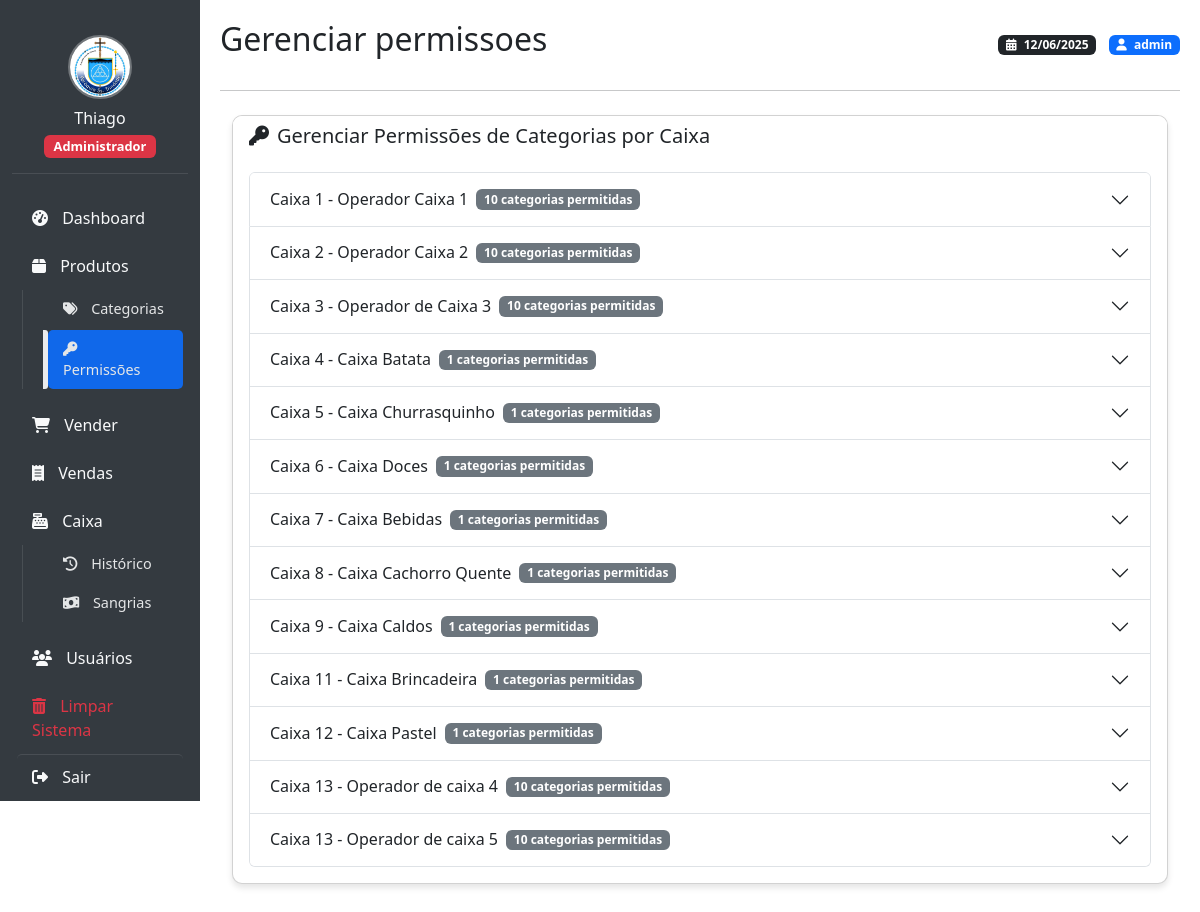
Screenshot of /produtos/gerenciar_permissoes.php (signed in) with the database file from the repository.
### tables this page shows
CREATE TABLE IF NOT EXISTS `usuarios` (
  `id` int(11) NOT NULL AUTO_INCREMENT,
  `nome` varchar(100) NOT NULL,
  `usuario` varchar(50) NOT NULL,
  `senha` varchar(255) NOT NULL,
  `caixa_numero` int(11) NOT NULL,
  `ativo` tinyint(1) DEFAULT 1,
  `ultimo_login` datetime DEFAULT NULL,
  `nivel` varchar(20) NOT NULL DEFAULT 'operador' COMMENT 'administrador ou operador',
  PRIMARY KEY (`id`),
  UNIQUE KEY `usuario` (`usuario`)
);

### produtos/gerenciar_permissoes.php (the view, shortened to what this page needs)
<?php
require_once '../db.php';
$sql_usuarios = "SELECT id, nome, usuario, caixa_numero FROM usuarios WHERE nivel = 'operador' AND ativo = 1 ORDER BY caixa_numero";
$result_usuarios = mysqli_query($conn, $sql_usuarios);
include_once '../header.php';
?>
<div class="container mt-4">
    <div class="row">
        <div class="col-md-12">
            <div class="card">
                <div class="card-header">
                    <h5 class="card-title mb-0">
                        <i class="fas fa-key me-2"></i>Gerenciar Permissões de Categorias por Caixa
                    </h5>
                </div>
                <div class="card-body">
                    <div class="accordion" id="accordionPermissoes">
                        <?php while ($usuario = mysqli_fetch_assoc($result_usuarios)): ?>
                            <?php
                            $usuario_id = $usuario['id'];
                            $sql_permissoes = "SELECT categoria FROM permissoes_categorias WHERE usuario_id = $usuario_id";
                            $result_permissoes = mysqli_query($conn, $sql_permissoes);
                            $permissoes_usuario = [];
                            while ($row = mysqli_fetch_assoc($result_permissoes)) {
                                $permissoes_usuario[] = $row['categoria'];
                            }
                            ?>
                            <div class="accordion-item">
                                <h2 class="accordion-header" id="heading<?php echo $usuario['id']; ?>">
                                    <button class="accordion-button collapsed" type="button" data-bs-toggle="collapse"
                                            data-bs-target="#collapse<?php echo $usuario['id']; ?>">
                                        Caixa <?php echo $usuario['caixa_numero']; ?> - <?php echo $usuario['nome']; ?>
                                        <span class="badge bg-secondary ms-2">
                                            <?php echo count($permissoes_usuario); ?> categorias permitidas
                                        </span>
                                    </button>
                                </h2>
                            </div>
                        <?php endwhile; ?>
                    </div>
                </div>
            </div>
        </div>
    </div>
</div>
<?php include_once '../footer.php'; ?>

### header.php (style rules this page uses)
:root { --primary-color: #0d6efd; --secondary-color: #343a40; --accent-color: #198754; }
body { touch-action: manipulation; -webkit-overflow-scrolling: touch; }
.card { margin-bottom: 20px; border-radius: 10px; box-shadow: 0 4px 6px rgba(0,0,0,0.1); overflow: hidden; }
.card-header { background-color: rgba(0,0,0,0.03); font-weight: 500; }
.card-header { border: none; background: #fff; }

### rows the page displays
usuarios: caixa_numero "1", nome "Operador Caixa 1", count($permissoes_usuario) "10"
usuarios: caixa_numero "2", nome "Operador Caixa 2", count($permissoes_usuario) "10"
usuarios: caixa_numero "3", nome "Operador de Caixa 3", count($permissoes_usuario) "10"
usuarios: caixa_numero "4", nome "Caixa Batata", count($permissoes_usuario) "1"
usuarios: caixa_numero "5", nome "Caixa Churrasquinho", count($permissoes_usuario) "1"
usuarios: caixa_numero "6", nome "Caixa Doces", count($permissoes_usuario) "1"
usuarios: caixa_numero "7", nome "Caixa Bebidas", count($permissoes_usuario) "1"
usuarios: caixa_numero "8", nome "Caixa Cachorro Quente", count($permissoes_usuario) "1"
usuarios: caixa_numero "9", nome "Caixa Caldos", count($permissoes_usuario) "1"
usuarios: caixa_numero "11", nome "Caixa Brincadeira", count($permissoes_usuario) "1"
usuarios: caixa_numero "12", nome "Caixa Pastel", count($permissoes_usuario) "1"
usuarios: caixa_numero "13", nome "Operador de caixa 4", count($permissoes_usuario) "10"
usuarios: caixa_numero "13", nome "Operador de caixa 5", count($permissoes_usuario) "10"

### other values shown
$_SESSION['usuario_nome'] "Thiago"
str_replace(['.php', '_'], ['', ' '], basename($_SERVER['PHP_SELF'])) "Gerenciar permissoes"
$_SESSION['usuario'] "admin"
